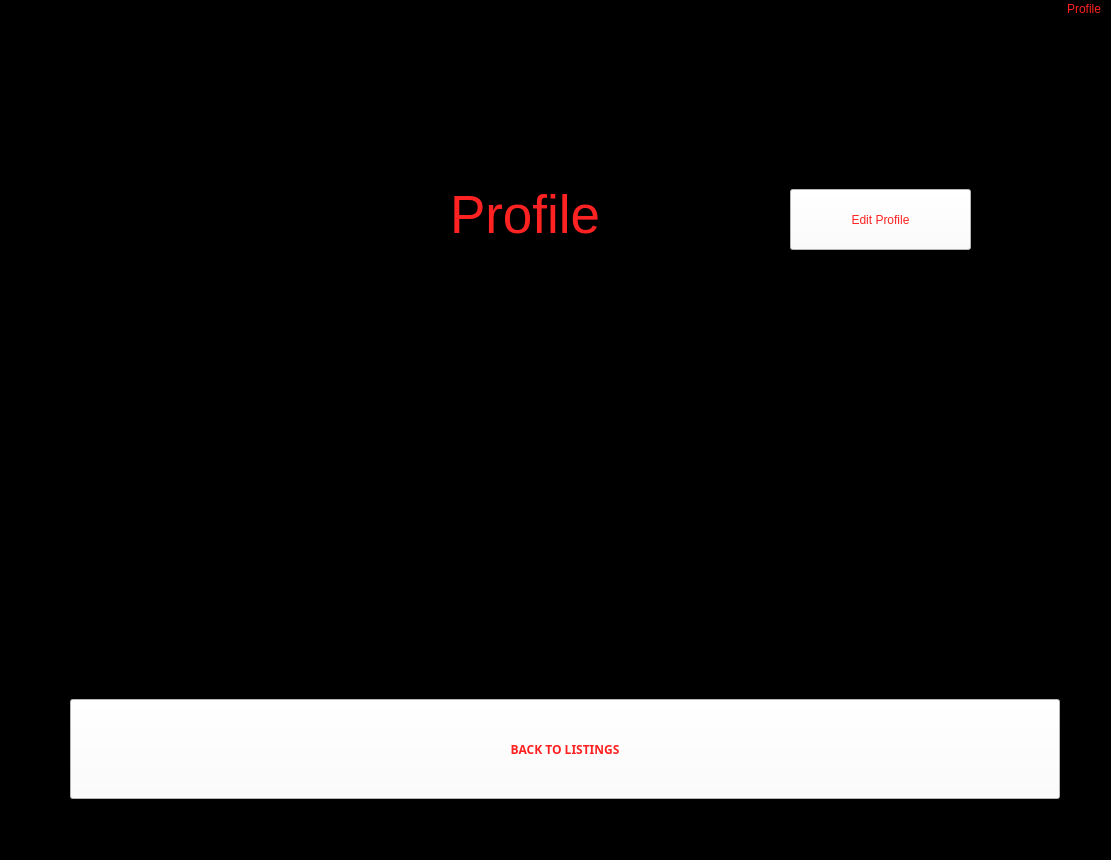
<?xml version="1.0" encoding="UTF-8"?>
<ui version="4.0">
 <class>MainWindow</class>
 <widget class="QMainWindow" name="MainWindow">
  <property name="geometry">
   <rect>
    <x>0</x>
    <y>0</y>
    <width>1111</width>
    <height>860</height>
   </rect>
  </property>
  <property name="windowTitle">
   <string>MainWindow</string>
  </property>
  <property name="layoutDirection">
   <enum>Qt::RightToLeft</enum>
  </property>
  <property name="autoFillBackground">
   <bool>false</bool>
  </property>
  <property name="styleSheet">
   <string notr="true">background-color: rgb(0, 0, 0);
color: rgb(255, 34, 34);</string>
  </property>
  <widget class="QWidget" name="centralwidget">
   <widget class="QLabel" name="Banner">
    <property name="geometry">
     <rect>
      <x>0</x>
      <y>0</y>
      <width>1281</width>
      <height>141</height>
     </rect>
    </property>
    <property name="text">
     <string/>
    </property>
    <property name="pixmap">
     <pixmap>banner.png</pixmap>
    </property>
   </widget>
   <widget class="QPushButton" name="Listings_Button">
    <property name="geometry">
     <rect>
      <x>70</x>
      <y>680</y>
      <width>990</width>
      <height>100</height>
     </rect>
    </property>
    <property name="font">
     <font>
      <family>OCR A Std</family>
      <weight>75</weight>
      <bold>true</bold>
     </font>
    </property>
    <property name="cursor">
     <cursorShape>OpenHandCursor</cursorShape>
    </property>
    <property name="styleSheet">
     <string notr="true">background-color: rgb(255, 255, 255);</string>
    </property>
    <property name="text">
     <string>BACK TO LISTINGS</string>
    </property>
   </widget>
   <widget class="QLabel" name="profile_info_lbl">
    <property name="geometry">
     <rect>
      <x>70</x>
      <y>250</y>
      <width>981</width>
      <height>401</height>
     </rect>
    </property>
    <property name="font">
     <font>
      <pointsize>16</pointsize>
     </font>
    </property>
    <property name="text">
     <string/>
    </property>
    <property name="alignment">
     <set>Qt::AlignCenter</set>
    </property>
   </widget>
   <widget class="QLabel" name="profile_lbl">
    <property name="geometry">
     <rect>
      <x>450</x>
      <y>160</y>
      <width>231</width>
      <height>71</height>
     </rect>
    </property>
    <property name="font">
     <font>
      <pointsize>40</pointsize>
     </font>
    </property>
    <property name="text">
     <string>Profile</string>
    </property>
   </widget>
   <widget class="QPushButton" name="edit_btn">
    <property name="geometry">
     <rect>
      <x>790</x>
      <y>170</y>
      <width>181</width>
      <height>61</height>
     </rect>
    </property>
    <property name="styleSheet">
     <string notr="true">background-color: rgb(255, 255, 255);
color: rgb(255, 34, 34);</string>
    </property>
    <property name="text">
     <string>Edit Profile</string>
    </property>
   </widget>
  </widget>
  <widget class="QMenuBar" name="menubar">
   <property name="geometry">
    <rect>
     <x>0</x>
     <y>0</y>
     <width>1111</width>
     <height>31</height>
    </rect>
   </property>
   <widget class="QMenu" name="menuProfile">
    <property name="layoutDirection">
     <enum>Qt::RightToLeft</enum>
    </property>
    <property name="title">
     <string>Profile</string>
    </property>
   </widget>
   <addaction name="menuProfile"/>
  </widget>
  <widget class="QStatusBar" name="statusbar"/>
  <action name="actionView_your_profile">
   <property name="text">
    <string>View your profile</string>
   </property>
  </action>
  <action name="actionSettings">
   <property name="text">
    <string>Settings</string>
   </property>
  </action>
  <action name="actionLog_out">
   <property name="text">
    <string>Log out</string>
   </property>
  </action>
 </widget>
 <resources/>
 <connections/>
</ui>
